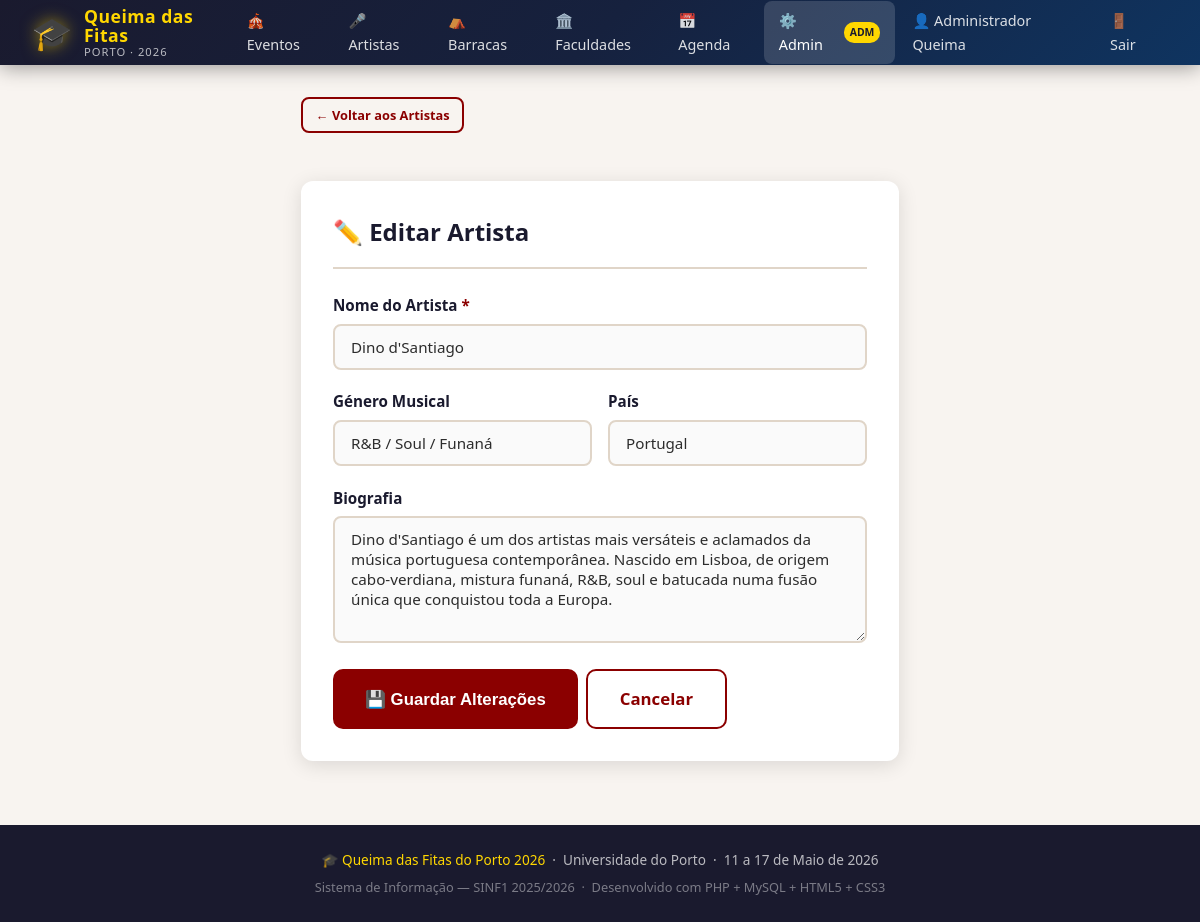
The app's page /admin_artista_form.php?id=1 (signed in) with its own data.
### tables this page shows
CREATE TABLE IF NOT EXISTS artistas (
    id INT AUTO_INCREMENT PRIMARY KEY,
    nome VARCHAR(150) NOT NULL,
    genero VARCHAR(100),                   
    pais VARCHAR(100),
    biografia TEXT,
    foto VARCHAR(255) DEFAULT NULL         
);

### DataAccessLayer.php (called while the page is built, shortened)
<?php
class DAL {
    private $conn;
    function __construct() {
        $this->conn = new PDO(
            'mysql:host=localhost;dbname=queima_fitas;charset=utf8mb4',
            'root',
            ''
        );
        $this->conn->setAttribute(PDO::ATTR_ERRMODE, PDO::ERRMODE_EXCEPTION);
        $this->conn->setAttribute(PDO::ATTR_DEFAULT_FETCH_MODE, PDO::FETCH_ASSOC);
    }
    function getArtistaById($id) {
        $stmt = $this->conn->prepare("SELECT * FROM artistas WHERE id = :id");
        $stmt->bindParam(':id', $id, PDO::PARAM_INT);
        $stmt->execute();
        return $stmt->fetch();
    }
    function getEventosByArtista($artista_id) {
        $stmt = $this->conn->prepare("
            SELECT e.* FROM eventos e
            JOIN evento_artista ea ON e.id = ea.evento_id
            WHERE ea.artista_id = :artista_id
            ORDER BY e.data_hora ASC
        ");
        $stmt->bindParam(':artista_id', $artista_id, PDO::PARAM_INT);
        $stmt->execute();
        return $stmt->fetchAll();
    }
}
?>

### BusinessLogicLayer.php (called while the page is built, shortened)
<?php
require_once 'DataAccessLayer.php';
function getArtista($id) {
    try {
        $dal     = new DAL();
        $artista = $dal->getArtistaById($id);
        if ($artista) $artista['eventos'] = $dal->getEventosByArtista($id);
        return $artista;
    } catch (Exception $e) { return null; }
}

### admin_artista_form.php (the view, shortened to what this page needs)
<?php
require_once 'BusinessLogicLayer.php';
$id = (int)($_GET['id'] ?? 0);
$modo_edicao = $id > 0;
$artista = $modo_edicao ? getArtista($id) : null;
include 'includes/header.php';
?>
<div class="container">
    <a href="artistas.php" class="btn btn-outline btn-sm" style="margin-bottom:1rem;">← Voltar aos Artistas</a>
    <div class="form-card">
        <h2 class="form-title"><?= $modo_edicao ? '✏️ Editar Artista' : '➕ Novo Artista' ?></h2>
        <form method="POST">
            <div class="form-group">
                <label>Nome do Artista <span class="obrigatorio">*</span></label>
                <input type="text" name="nome" class="form-control" required
                       placeholder="Ex: Dino d'Santiago"
                       value="<?= htmlspecialchars($artista['nome'] ?? $_POST['nome'] ?? '') ?>">
            </div>
            <div class="form-row">
                <div class="form-group">
                    <label>Género Musical</label>
                    <input type="text" name="genero" class="form-control"
                           placeholder="Ex: R&B / Soul / Funaná"
                           value="<?= htmlspecialchars($artista['genero'] ?? $_POST['genero'] ?? '') ?>">
                </div>
                <div class="form-group">
                    <label>País</label>
                    <input type="text" name="pais" class="form-control"
                           placeholder="Ex: Portugal"
                           value="<?= htmlspecialchars($artista['pais'] ?? $_POST['pais'] ?? '') ?>">
                </div>
            </div>
            <div class="form-group">
                <label>Biografia</label>
                <textarea name="biografia" class="form-control" rows="5"
                          placeholder="Breve biografia do artista..."><?= htmlspecialchars($artista['biografia'] ?? $_POST['biografia'] ?? '') ?></textarea>
            </div>
            <div class="btn-group">
                <button type="submit" class="btn btn-primary btn-lg">
                    <?= $modo_edicao ? '💾 Guardar Alterações' : '➕ Adicionar Artista' ?>
                </button>
                <a href="artistas.php" class="btn btn-outline btn-lg">Cancelar</a>
            </div>
        </form>
    </div>
</div>
<?php include 'includes/footer.php'; ?>

### style.css (style rules this page uses)
:root { --cor-primaria: #8B0000; --cor-secundaria: #FFD700; --cor-escura: #1a1a2e; --cor-clara: #f8f4f0; --cor-texto: #2c2c2c; --cor-cinza: #6c757d; --cor-borda: #e0d5c8; --sombra: 0 4px 20px rgba(0,0,0,0.12); --sombra-hover: 0 8px 30px rgba(0,0,0,0.20); --raio: 12px; --transicao: all 0.3s ease; }
* { margin: 0; padding: 0; box-sizing: border-box; }
body { font-family: 'Segoe UI', Tahoma, Geneva, Verdana, sans-serif; background-color: var(--cor-clara); color: var(--cor-texto); line-height: 1.6; min-height: 100vh; display: flex; flex-direction: column; }
a { color: var(--cor-primaria); text-decoration: none; transition: var(--transicao); }
.container { max-width: 1200px; margin: 0 auto; padding: 2rem 1.5rem; flex: 1; }
.form-card { background: white; border-radius: var(--raio); box-shadow: var(--sombra); padding: 2rem; max-width: 700px; margin: 2rem auto; }
.form-title { font-size: 1.5rem; font-weight: 700; color: var(--cor-escura); margin-bottom: 1.5rem; padding-bottom: 1rem; border-bottom: 2px solid var(--cor-borda); display: flex; align-items: center; gap: 0.5rem; }
.form-group { margin-bottom: 1.2rem; }
.form-group label { display: block; font-weight: 600; margin-bottom: 0.4rem; color: var(--cor-escura); font-size: 0.95rem; }
.form-group label .obrigatorio { color: var(--cor-primaria); }
.form-control { width: 100%; padding: 0.7rem 1rem; border: 2px solid var(--cor-borda); border-radius: 8px; font-size: 0.95rem; font-family: inherit; transition: var(--transicao); background: #fafafa; color: var(--cor-texto); }
textarea.form-control { min-height: 100px; resize: vertical; }
.form-row { display: grid; grid-template-columns: 1fr 1fr; gap: 1rem; }
.btn { display: inline-flex; align-items: center; gap: 6px; padding: 0.6rem 1.4rem; border-radius: 8px; font-size: 0.9rem; font-weight: 600; cursor: pointer; border: none; transition: var(--transicao); text-decoration: none; white-space: nowrap; }
.btn-primary { background: var(--cor-primaria); color: white; }
.btn-outline { background: transparent; border: 2px solid var(--cor-primaria); color: var(--cor-primaria); }
.btn-sm { padding: 0.35rem 0.8rem; font-size: 0.8rem; }
.btn-lg { padding: 0.9rem 2rem; font-size: 1.05rem; border-radius: 10px; }
.btn-group { display: flex; gap: 0.5rem; flex-wrap: wrap; }

### records on screen
artistas: nome "Dino d'Santiago", genero "R&B / Soul / Funaná", pais "Portugal", biografia "Dino d'Santiago é um dos artistas mais versáteis e aclamados da música portuguesa contemporânea. Nascido em Lisboa, de origem cabo-verdiana, mistura funaná, R&B, soul e batucada numa fusão única que conquistou toda a Europa."

### other values on screen
getCurrentUserName() "Administrador Queima"
